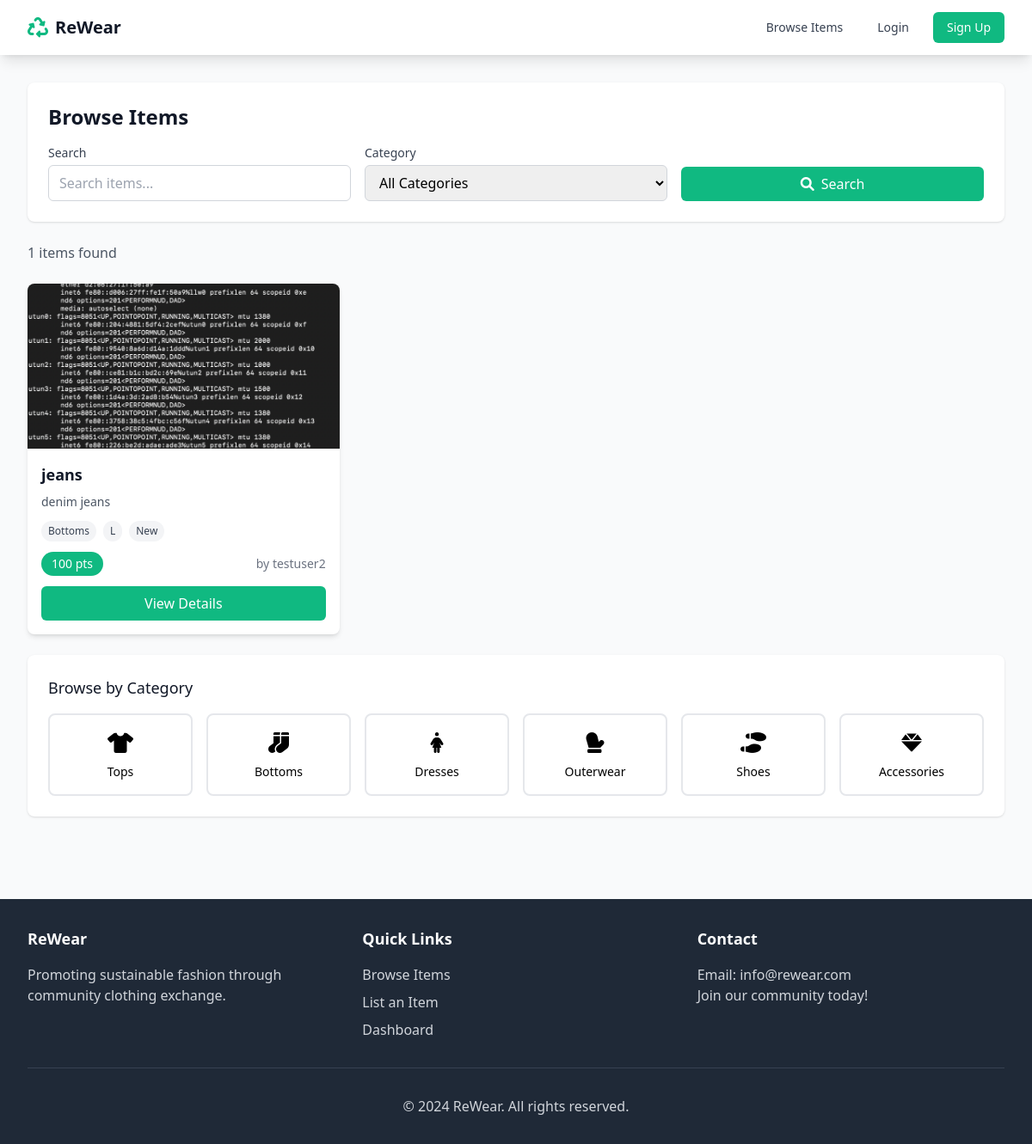
Screenshot of /browse with the database file from the repository.
### app.py (models this page shows)
class Item(db.Model):
    id = db.Column(db.Integer, primary_key=True)
    title = db.Column(db.String(200), nullable=False)
    description = db.Column(db.Text, nullable=False)
    category = db.Column(db.String(50), nullable=False)
    item_type = db.Column(db.String(50), nullable=False)
    size = db.Column(db.String(20), nullable=False)
    condition = db.Column(db.String(50), nullable=False)
    tags = db.Column(db.String(200))
    images = db.Column(db.Text)  # JSON string of image paths
    points_value = db.Column(db.Integer, default=50)
    is_available = db.Column(db.Boolean, default=True)
    is_approved = db.Column(db.Boolean, default=False)
    user_id = db.Column(db.Integer, db.ForeignKey('user.id'), nullable=False)
    created_at = db.Column(db.DateTime, default=datetime.utcnow)

class User(UserMixin, db.Model):
    id = db.Column(db.Integer, primary_key=True)
    email = db.Column(db.String(120), unique=True, nullable=False)
    password_hash = db.Column(db.String(255), nullable=False)
    name = db.Column(db.String(100), nullable=False)
    points = db.Column(db.Integer, default=100)
    is_admin = db.Column(db.Boolean, default=False)
    created_at = db.Column(db.DateTime, default=datetime.utcnow)
    items = db.relationship('Item', backref='owner', lazy=True)
    swap_requests_sent = db.relationship('SwapRequest', foreign_keys='SwapRequest.requester_id', backref='requester', lazy=True)
    swap_requests_received = db.relationship('SwapRequest', foreign_keys='SwapRequest.item_owner_id', backref='item_owner', lazy=True)

### app.py (the view)
@app.route('/browse')
def browse():
    category = request.args.get('category', '')
    search = request.args.get('search', '')
    query = Item.query.filter_by(is_available=True, is_approved=True)
    if category:
        query = query.filter_by(category=category)
    if search:
        query = query.filter(Item.title.contains(search) | Item.description.contains(search))
    items = query.order_by(Item.created_at.desc()).all()
    return render_template('browse.html', items=items, category=category, search=search)

### app.py (called while the page is built)
@app.template_filter('from_json')
def from_json_filter(value):
    if value:
        try:
            return json.loads(value)
        except:
            return []
    return []

### templates/browse.html (shortened to what this page needs)
{% extends "base.html" %}
{% block content %}
<div class="space-y-6">
    <div class="bg-white shadow rounded-lg p-6">
        <h1 class="text-2xl font-bold text-gray-900 mb-4">Browse Items</h1>
        <form method="GET" class="space-y-4">
            <div class="grid grid-cols-1 md:grid-cols-3 gap-4">
                <div>
                    <label for="search" class="block text-sm font-medium text-gray-700 mb-1">Search</label>
                    <input type="text" id="search" name="search" value="{{ search }}"
                           class="w-full px-3 py-2 border border-gray-300 rounded-md focus:outline-none focus:ring-primary focus:border-primary"
                           placeholder="Search items...">
                </div>
                <div>
                    <label for="category" class="block text-sm font-medium text-gray-700 mb-1">Category</label>
                    <select id="category" name="category"
                            class="w-full px-3 py-2 border border-gray-300 rounded-md focus:outline-none focus:ring-primary focus:border-primary">
                        <option value="">All Categories</option>
                    </select>
                </div>
                <div class="flex items-end">
                    <button type="submit"
                            class="w-full bg-primary hover:bg-secondary text-white px-4 py-2 rounded-md transition-colors duration-200">
                        <i class="fas fa-search mr-2"></i>Search
                    </button>
                </div>
            </div>
        </form>
    </div>
    <div class="flex justify-between items-center">
        <p class="text-gray-600">{{ items|length }} items found</p>
    </div>
    {% if items %}
    <div class="grid grid-cols-1 sm:grid-cols-2 lg:grid-cols-3 xl:grid-cols-4 gap-6">
        {% for item in items %}
        <div class="bg-white rounded-lg shadow-md overflow-hidden hover:shadow-lg transition-shadow duration-300">
            {% if item.images %}
                {% set images = item.images|from_json %}
                {% if images %}
                    <img src="{{ url_for('static', filename=images[0]) }}" alt="{{ item.title }}" class="w-full h-48 object-cover">
                {% else %}
                    <div class="w-full h-48 bg-gray-200 flex items-center justify-center">
                        <i class="fas fa-tshirt text-4xl text-gray-400"></i>
                    </div>
                {% endif %}
            {% else %}
                <div class="w-full h-48 bg-gray-200 flex items-center justify-center">
                    <i class="fas fa-tshirt text-4xl text-gray-400"></i>
                </div>
            {% endif %}
            <div class="p-4">
                <h3 class="text-lg font-semibold text-gray-900 mb-2">{{ item.title }}</h3>
                <p class="text-gray-600 text-sm mb-3">{{ item.description[:80] }}{% if item.description|length > 80 %}...{% endif %}</p>
                <div class="flex flex-wrap gap-2 mb-3">
                    <span class="bg-gray-100 text-gray-700 px-2 py-1 rounded-full text-xs">{{ item.category }}</span>
                    <span class="bg-gray-100 text-gray-700 px-2 py-1 rounded-full text-xs">{{ item.size }}</span>
                    <span class="bg-gray-100 text-gray-700 px-2 py-1 rounded-full text-xs">{{ item.condition }}</span>
                </div>
                <div class="flex justify-between items-center mb-3">
                    <span class="bg-primary text-white px-3 py-1 rounded-full text-sm font-medium">{{ item.points_value }} pts</span>
                    <span class="text-gray-500 text-sm">by {{ item.owner.name }}</span>
                </div>
                <a href="{{ url_for('item_detail', item_id=item.id) }}"
                   class="block w-full bg-primary hover:bg-secondary text-white text-center py-2 rounded-md transition-colors duration-200">
                    View Details
                </a>
            </div>
        </div>
        {% endfor %}
    </div>
    {% endif %}
    <div class="bg-white shadow rounded-lg p-6">
        <h2 class="text-lg font-medium text-gray-900 mb-4">Browse by Category</h2>
        <div class="grid grid-cols-2 md:grid-cols-3 lg:grid-cols-6 gap-4">
            <a href="{{ url_for('browse', category='Tops') }}"
               class="text-center p-4 rounded-lg border-2 border-gray-200 hover:border-primary hover:bg-primary hover:text-white transition-all duration-200">
                <i class="fas fa-tshirt text-2xl mb-2"></i>
                <p class="text-sm font-medium">Tops</p>
            </a>
            <a href="{{ url_for('browse', category='Bottoms') }}"
               class="text-center p-4 rounded-lg border-2 border-gray-200 hover:border-primary hover:bg-primary hover:text-white transition-all duration-200">
                <i class="fas fa-socks text-2xl mb-2"></i>
                <p class="text-sm font-medium">Bottoms</p>
            </a>
            <a href="{{ url_for('browse', category='Dresses') }}"
               class="text-center p-4 rounded-lg border-2 border-gray-200 hover:border-primary hover:bg-primary hover:text-white transition-all duration-200">
                <i class="fas fa-female text-2xl mb-2"></i>
                <p class="text-sm font-medium">Dresses</p>
            </a>
            <a href="{{ url_for('browse', category='Outerwear') }}"
               class="text-center p-4 rounded-lg border-2 border-gray-200 hover:border-primary hover:bg-primary hover:text-white transition-all duration-200">
                <i class="fas fa-mitten text-2xl mb-2"></i>
                <p class="text-sm font-medium">Outerwear</p>
            </a>
            <a href="{{ url_for('browse', category='Shoes') }}"
               class="text-center p-4 rounded-lg border-2 border-gray-200 hover:border-primary hover:bg-primary hover:text-white transition-all duration-200">
                <i class="fas fa-shoe-prints text-2xl mb-2"></i>
                <p class="text-sm font-medium">Shoes</p>
            </a>
            <a href="{{ url_for('browse', category='Accessories') }}"
               class="text-center p-4 rounded-lg border-2 border-gray-200 hover:border-primary hover:bg-primary hover:text-white transition-all duration-200">
                <i class="fas fa-gem text-2xl mb-2"></i>
                <p class="text-sm font-medium">Accessories</p>
            </a>
        </div>
    </div>
</div>
{% endblock %}

### rows the page displays
Item: title "jeans", description "denim jeans", category "Bottoms", size "L", condition "New", points_value "100", owner.name "testuser2"

### other values shown
{{ items|length }} "1"
